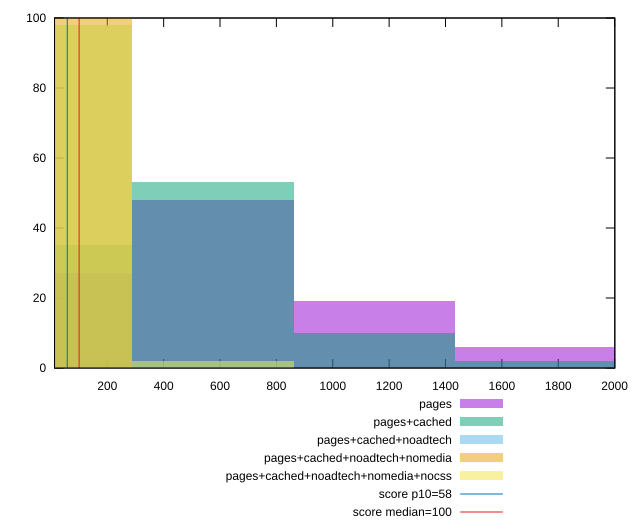

The gnuplot source for this figure:
reset

$pages <<EOF
573.8885850652675 48
1147.777170130535 19
0 27
1721.6657551958026 6
EOF

$pagesCached <<EOF
573.8885850652675 53
0 35
1147.777170130535 10
1721.6657551958026 2
EOF

$pagesCachedNoadtech <<EOF
0 98
573.8885850652675 2
EOF

$pagesCachedNoadtechNomedia <<EOF
0 100
EOF

$pagesCachedNoadtechNomediaNocss <<EOF
0 98
573.8885850652675 2
EOF

set key outside below
set boxwidth 573.8885850652675
set xrange [12.8:2000.799999999998]
set yrange [0:100]
set trange [0:100]
set style fill transparent solid 0.5 noborder

set parametric
set terminal svg size 640, 530 enhanced background rgb 'white'
set output "report_00015_2021-02-09T16-11-33.973Z/estimated-input-latency/comparison/histogram/all_raw.svg"

plot $pages title "pages" with boxes, \
     $pagesCached title "pages+cached" with boxes, \
     $pagesCachedNoadtech title "pages+cached+noadtech" with boxes, \
     $pagesCachedNoadtechNomedia title "pages+cached+noadtech+nomedia" with boxes, \
     $pagesCachedNoadtechNomediaNocss title "pages+cached+noadtech+nomedia+nocss" with boxes, \
     58,t title "score p10=58", \
     100,t title "score median=100"

reset
